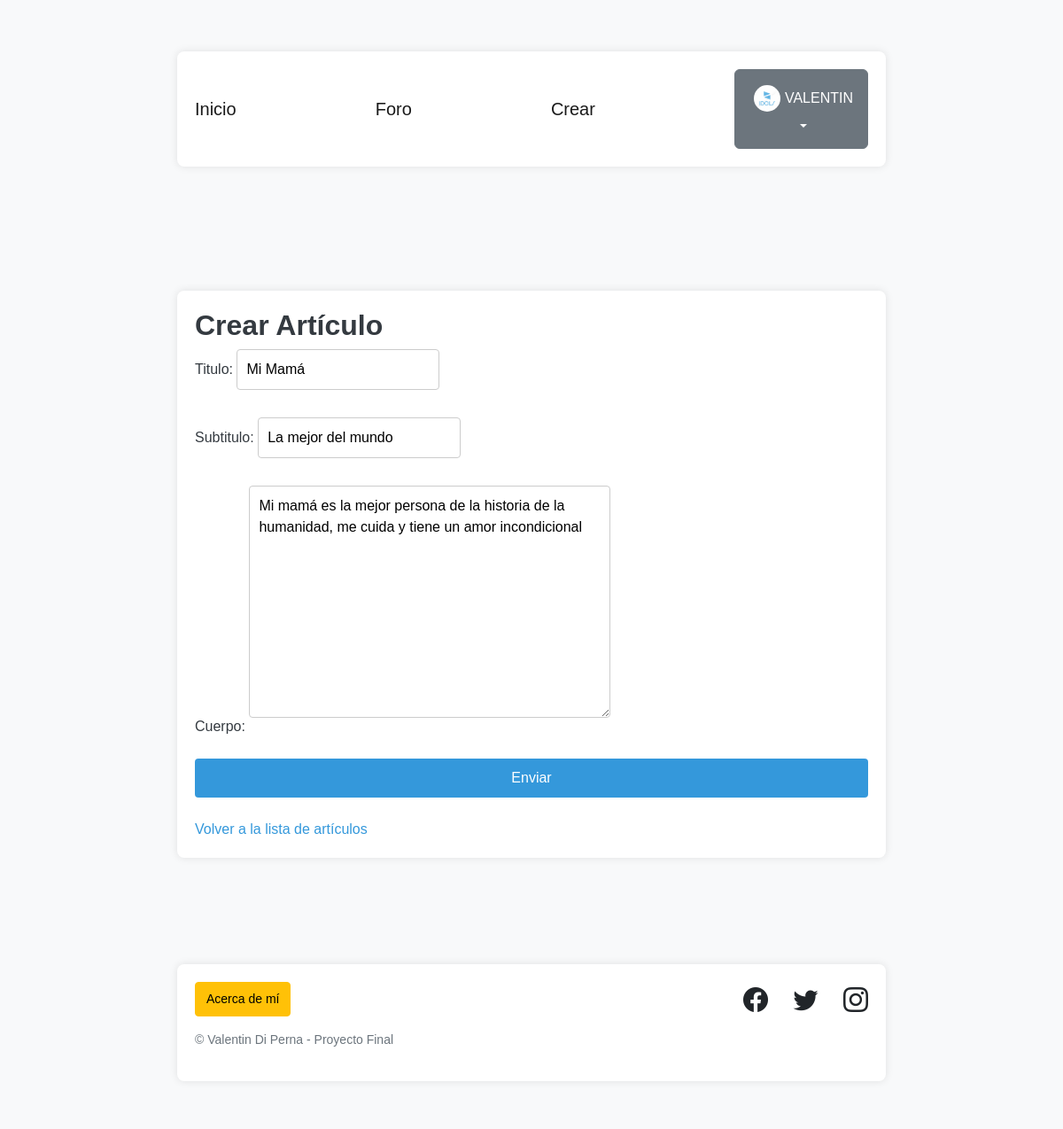
The page /pages/edit/5/ (signed in) on the database its author committed.
### perfiles/models.py (models this page shows, shortened)
class Avatar(models.Model):
   user = models.OneToOneField(User, on_delete=models.CASCADE, null=True)
   imagen = models.ImageField(upload_to='avatares', null=True, blank=True)

### articulos/models.py (models this page shows, shortened)
class Articulo(models.Model):
    titulo = models.CharField(max_length=50)
    subtitulo = models.CharField(max_length=50)
    cuerpo = RichTextField()
    autor = models.ForeignKey(User, on_delete=models.SET_NULL, null=True)
    fecha = models.DateField(auto_now = True)
    destacado = models.BooleanField(default=False)

### articulos/views.py (the view)
# urls.py: path("edit/<int:pk>/", ArticuloUpdateView.as_view(), name="editar_articulo"),
class ArticuloUpdateView(LoginRequiredMixin, UpdateView):
    model = Articulo
    fields = ('titulo', 'subtitulo', 'cuerpo')
    success_url = reverse_lazy('lista_articulos')

### articulos/templates/articulos/articulo_form.html (shortened to what this page needs)
{% extends "base.html" %}
{% block contenido %}
<head>
</head>
<body>
  <div class="container">
      <h2>Crear Artículo</h2>
      <form method="post">
          {{ form.as_p }}
          <input type="submit" value="Enviar" />
      </form>
      <br>
      <a href="{% url 'lista_articulos' %}">Volver a la lista de artículos</a>
  </div>
</body>
</html>
{% endblock contenido %}

### templates_base/base.html (shortened to what this page needs)
{% load static %}
<!DOCTYPE html>
<html lang="en">
    <head>
        <link href="https://cdn.jsdelivr.net/npm/bootstrap-icons@1.5.0/font/bootstrap-icons.css" rel="stylesheet" type="text/css" />
        <link href="{% static 'css/styles.css' %}" rel="stylesheet" />
    </head>
    <body>
        <nav class="navbar navbar-expand-lg navbar-light bg-light static-top justify-content-center">
            <div class="container">
                <a class="navbar-brand" href="{% url 'inicio' %}">Inicio</a>
                <a class="navbar-brand" href="{% url 'lista_articulos' %}">Foro</a>
                <a class="navbar-brand" href="{% url 'crear_articulo' %}">Crear</a>
                {% if user.is_authenticated %}
                    <div class="dropdown">
                        <button class="btn btn-secondary dropdown-toggle" type="button" id="dropdownMenuButton1" data-bs-toggle="dropdown" aria-expanded="false">
                            <div class="d-flex align-items-center">
                                <img src="{{ user.avatar.imagen.url }}" style="width: 40px; height: 40px; object-fit: cover; border-radius: 50%; padding: 5px;">
                                <span>{{ user.username }}</span>
                            </div>
                        </button>
                    </div>
                {% else %}
                    <div class="d-flex">
                        <a class="btn btn-primary me-2" href="{% url 'login' %}">Iniciar Sesión</a>
                        <a class="btn btn-success" href="{% url 'registro' %}">Registro</a>
                    </div>
                {% endif %}
            </div>
        </nav>
        <section style="padding: 2rem 3rem 1rem;">
            {% block contenido %}
            {% endblock contenido %}
        <footer class="footer bg-light py-1">
            <div class="container">
                <div class="row">
                    <div class="col-lg-6 text-center text-lg-start mb-4 mb-lg-0">
                        <ul class="list-inline">
                            <li class="list-inline-item">
                                <a class="btn btn-warning btn-sm" href="{% url 'about_me' %}">
                                    Acerca de mí
                                </a>
                            </li>
                        </ul>
                        <p class="text-muted small">&copy; Valentin Di Perna - Proyecto Final</p>
                    </div>
                    <div class="col-lg-6 text-center text-lg-end">
                        <ul class="list-inline mb-0">
                            <li class="list-inline-item me-4">
                                <a class="text-dark" href="https://www.facebook.com/Coderhouse/"><i class="bi-facebook fs-3"></i></a>
                            </li>
                            <li class="list-inline-item me-4">
                                <a class="text-dark" href="https://twitter.com/coderhouse"><i class="bi-twitter fs-3"></i></a>
                            </li>
                            <li class="list-inline-item">
                                <a class="text-dark" href="https://www.instagram.com/coderhouse"><i class="bi-instagram fs-3"></i></a>
                            </li>
                        </ul>
                    </div>
                </div>
            </div>
        </footer>
    </body>
</html>

### articulos/templates/articulos/articulo_form.html (style rules this page uses)
body { font-family: 'Arial', sans-serif; background-color: #f8f9fa; color: #343a40; margin: 0; padding: 0; }
.container { max-width: 800px; margin: 50px auto; padding: 20px; background-color: #fff; border-radius: 8px; box-shadow: 0 0 10px rgba(0, 0, 0, 0.1); }
form { display: flex; flex-direction: column; }
label { margin-bottom: 8px; }
input[type="text"], textarea { padding: 10px; margin-bottom: 15px; border: 1px solid #ccc; border-radius: 4px; }
input[type="submit"] { background-color: #3498db; color: #fff; padding: 10px; border: none; border-radius: 4px; cursor: pointer; }
a { color: #3498db; text-decoration: none; }

### rows shown on the page
Articulo: titulo "Mi Mamá", subtitulo "La mejor del mundo", cuerpo "Mi mamá es la mejor persona de la historia de la humanidad, me cuida y tiene un amor incondicional"

### other values the page prints
{{ user.username }} "VALENTIN"
